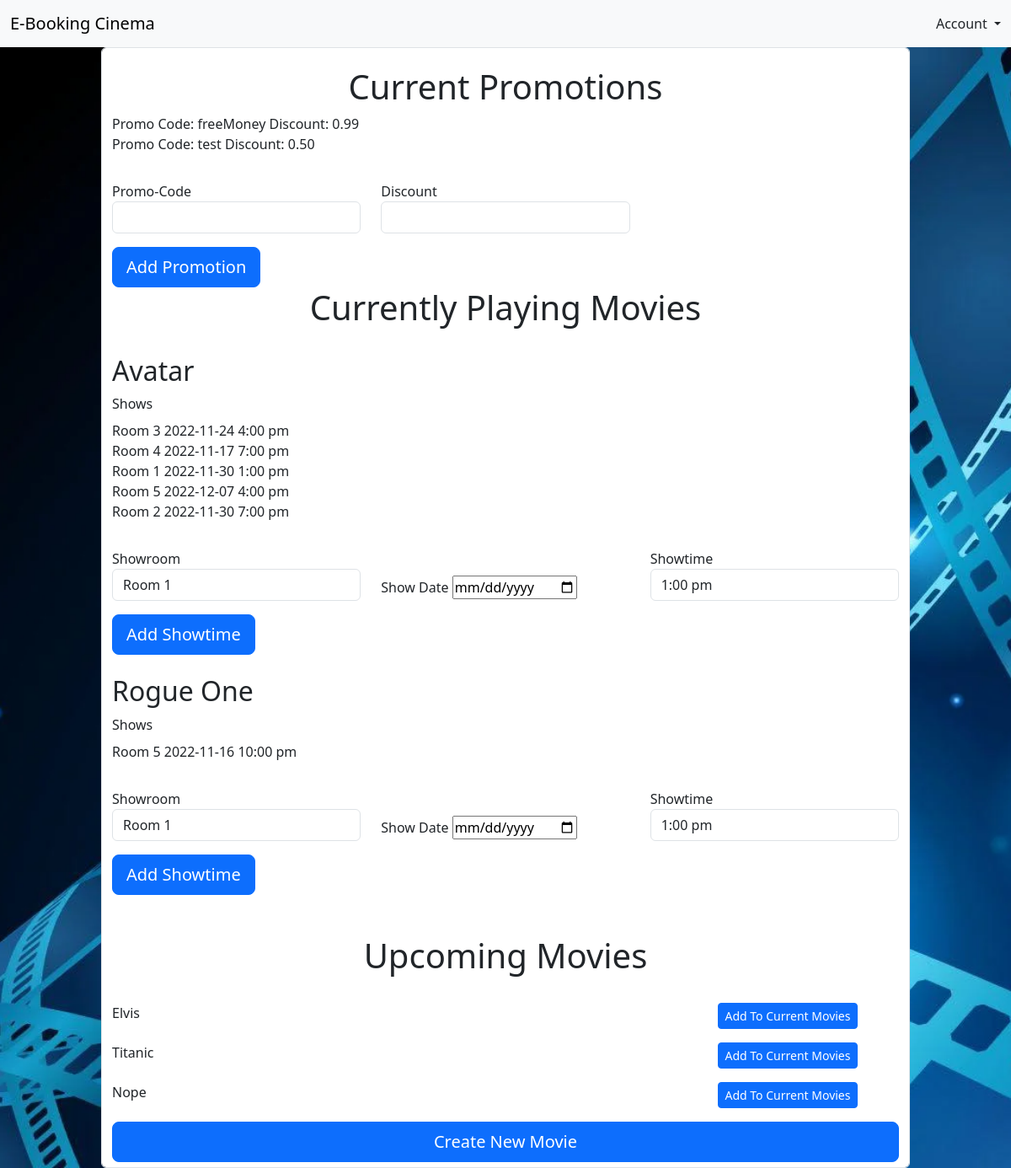
Page /pages/admin_home.php on the committed database.
### tables this page shows
CREATE TABLE `promotions_table` (
  `idPromotions` int(11) NOT NULL,
  `code` varchar(45) NOT NULL,
  `discount` decimal(2,2) NOT NULL
);

CREATE TABLE `movies_table` (
  `idMovie` int(11) NOT NULL,
  `title` varchar(45) NOT NULL,
  `cast` varchar(200) DEFAULT NULL,
  `director` varchar(45) DEFAULT NULL,
  `producer` varchar(45) DEFAULT NULL,
  `genre` varchar(45) DEFAULT NULL,
  `synopsis` varchar(500) DEFAULT NULL,
  `trailerPicture` varchar(500) DEFAULT NULL,
  `trailerVideo` varchar(45) DEFAULT NULL,
  `filmRating` varchar(45) DEFAULT NULL,
  `categoryID` int(11) NOT NULL,
  `isCurrentlyPlaying` tinyint(4) NOT NULL DEFAULT 0
);

CREATE TABLE `show_table` (
  `idShow` int(11) NOT NULL,
  `date` date NOT NULL,
  `movieID` int(11) NOT NULL,
  `showroomID` int(11) NOT NULL,
  `showtimeID` int(11) NOT NULL
);

### pages/admin_home.php (the view, shortened to what this page needs)
<?php
  $mysqli = require __DIR__ . "/database.php";
    $sql = "SELECT * FROM `movies_table` WHERE isCurrentlyPlaying = 1";
        $result = $mysqli->query($sql);
        $currentMovies = $result->fetch_all(MYSQLI_ASSOC);
    $sql = "SELECT * FROM `movies_table` WHERE isCurrentlyPlaying = 0";
        $result = $mysqli->query($sql);
        $upcomingMovies = $result->fetch_all(MYSQLI_ASSOC);
    $sql = "SELECT * FROM `show_table`";
        $result = $mysqli->query($sql);
        $shows = $result->fetch_all(MYSQLI_ASSOC);
    $sql = "SELECT * FROM `showroom_table`";
        $result = $mysqli->query($sql);
        $showRooms = $result->fetch_all(MYSQLI_ASSOC);
        $roomNames = array_column($showRooms, "name", "idRoom");
    $sql = "SELECT * FROM `showtime_table`";
        $result = $mysqli->query($sql);
        $showTimes = $result->fetch_all(MYSQLI_ASSOC);
        $showTimeArr = array_column($showTimes, "showtime", "idShowtime");
    $sql = "SELECT * FROM `promotions_table`";
        $result = $mysqli->query($sql);
        $promotions = $result->fetch_all(MYSQLI_ASSOC);
?>
<!DOCTYPE html>
<html>
<head>
<link href="../node_modules/bootstrap/dist/css/bootstrap.min.css" rel="stylesheet">
<link href="../css/signin.css" rel="stylesheet">
<link href="../css/form-validation.css" rel="stylesheet">
<link href="../css/homepage.css" rel="stylesheet"> <!Only needed for background>
</head>
<body id="bg">
  <nav class="navbar navbar-expand-lg navbar-light bg-light">
    <div class="container-fluid">
        <a class="navbar-brand" href="admin_home.php">E-Booking Cinema</a>
        <div class="collapse navbar-collapse" id="navbarNavDropdown">
            <div class="d-flex ms-auto order-5">
                <div class="nav-item dropdown justify-content-end">
                    <a class="nav-link dropdown-toggle" href="#" id="navbarDropdownMenuLink" role="button"
                        data-bs-toggle="dropdown" aria-expanded="false">
                        Account
                    </a>
                </div>
            </div>
        </div>
    </div>
</nav>
<div class="container form-control form-block">
	<div class="center my-3 gy-3">
    <div class="center text-center">
        <h1>Current Promotions</h1>
    </div>
        <?php foreach($promotions as $promo) {
            echo "Promo Code: ";
            echo $promo["code"];
            echo "\tDiscount: ";
            echo $promo["discount"];
            ?>
            <br> <?php } ?>
        <form action="process_new_promo.php" method="POST">
            <div class="row my-3 gy-3">
                <div class="col-md-4">
                    <label for="promo">Promo-Code</label>
                    <input type="text" class="form-control" id="promocode" name="promocode" required>
                </div>
                <div class="col-md-4">
                    <label for="promo">Discount</label>
                    <input type="text" class="form-control" id="discount" name="discount" required>
                </div>
            </div>
            <button class="w-20 btn btn-lg btn-primary" type="submit">Add Promotion</button><br>
        </form>
    <div class="center text-center">
	    <h1>Currently Playing Movies</h1><br>
    </div>
        <?php foreach($currentMovies as $rowMovie) { ?>
                <?php
                    $movieTitle = $rowMovie["title"];
                ?>
                <h2> <?php echo $movieTitle ?> </h2>
                <label for="cc_number" class="form-label"> Shows </label>
                    <?php foreach($shows as $rowShow) {   ?>
                        <?php
                            if( $rowShow["movieID"] == $rowMovie["idMovie"] ) {
                                echo $roomNames[$rowShow["showroomID"]];
                                echo $rowShow["date"];
                                echo $showTimeArr[$rowShow["showtimeID"]];
                                ?>
                                <?php
                            }
                        ?>
                    <?php } ?>
                    <form name="addShow" method="POST">
                        <div class="row my-3 gy-3">
                            <div class="col-md-4">
                                <label for="promo">Showroom</label>
                                    <select class="form-control" id="showRoom", name="showRoom">
                                    <?php foreach($showRooms as $room) {   ?>
                                        <option> <?php echo $room["name"]; ?> </option>
                                    <?php } ?>
                                    </select>
                            </div>
                            <div class="col-md-4 gy-5 center">
                                <label for="promo">Show Date</label>
                                <input type="date" id="showdate" name="showdate" required>
                            </div>
                            <div class="col-md-4">
                                <label for="promo">Showtime</label>
                                    <select class="form-control" id="showtime", name="showtime">
                                    <?php foreach($showTimes as $time) {   ?>
                                        <option> <?php echo $time["showtime"]; ?> </option>
                                    <?php } ?>
                                    </select>
                            </div>
                        </div>
                        <button class="w-20 btn btn-lg btn-primary" type="submit">Add Showtime</button><br>
                    </form>
        <?php }  ?>
        <div class="center text-center">
            <br><h1>Upcoming Movies</h1>
        </div>
        <div class="row my-3 gy-3">
            <?php foreach($upcomingMovies as $rowMovie) { ?>
                <?php $movieTitle = $rowMovie["title"];  ?>
                <div class="col-md-9">
                    <?php echo $movieTitle ?>
                </div>
            <div class="col-md-3">
                <form action="process_add_current_movie.php" method="POST">
                    <button class="w-20 btn btn-sm btn-primary" type="submit">Add To Current Movies</button>
                </form>
            </div>
            <br>
                <?php } ?>
            </div>
        </div>
    <button class="col-md-12 btn btn-lg btn-primary" type="submit" onclick="window.location.href = 'add_movie.php';">Create New Movie</button><br>
</div>
</body>
</html>

### css/signin.css (style rules this page uses)
html, body { height: 100%; }
body { align-items: center; padding-bottom: 40px; background-color: #f5f5f5; }

### css/form-validation.css (style rules this page uses)
.container { max-width: 960px; }
.form-block { margin-left: auto; margin-right: auto; margin-top: auto; margin-bottom: auto; height: auto; width: auto; background-color: #ffffff; }

### css/homepage.css (style rules this page uses)
#bg { background-image: url("../assets/wallpaper.jpg"); height: 100%; background-position: center; background-size: cover; background-repeat: repeat-y; }

### rows in the picture
promotions_table: code "freeMoney", discount "0.99"
promotions_table: code "test", discount "0.50"
movies_table: title "Avatar"
show_table: showroomID "Room 3", date "2022-11-24", showtimeID "4:00 pm"
show_table: showroomID "Room 4", date "2022-11-17", showtimeID "7:00 pm"
show_table: showroomID "Room 1", date "2022-11-30", showtimeID "1:00 pm"
show_table: showroomID "Room 5", date "2022-12-07", showtimeID "4:00 pm"
show_table: showroomID "Room 2", date "2022-11-30", showtimeID "7:00 pm"
movies_table: title "Rogue One"
show_table: showroomID "Room 5", date "2022-11-16", showtimeID "10:00 pm"
movies_table: title "Elvis"
movies_table: title "Titanic"
movies_table: title "Nope"

### other values in the picture
form field showRoom "Room 1"
form field showtime "1:00 pm"
